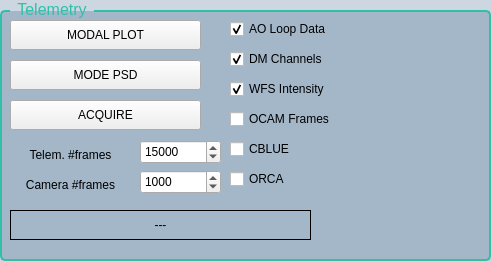
  <widget class="QGroupBox" name="groupBox_15">
   <property name="geometry">
    <rect>
     <x>750</x>
     <y>650</y>
     <width>491</width>
     <height>261</height>
    </rect>
   </property>
   <property name="styleSheet">
    <string notr="true">QGroupBox {
    font-size: 16px;
    color: #30c0a8;
    border: 2px solid #30c0a8;
    border-radius: 5px;
    margin-top: 10px;
    background-color: rgba(24, 72, 120, 0.22);
}

QGroupBox::title {
    subcontrol-origin: margin;
    left: 10px;
    padding: 0 5px;
}
</string>
   </property>
   <property name="locale">
    <locale language="English" country="UnitedStates"/>
   </property>
   <property name="title">
    <string>Telemetry</string>
   </property>
   <widget class="QPushButton" name="acqTelemButton">
    <property name="geometry">
     <rect>
      <x>10</x>
      <y>100</y>
      <width>191</width>
      <height>30</height>
     </rect>
    </property>
    <property name="text">
     <string>ACQUIRE</string>
    </property>
   </widget>
   <widget class="QLabel" name="logTelemLabel">
    <property name="geometry">
     <rect>
      <x>10</x>
      <y>210</y>
      <width>301</width>
      <height>30</height>
     </rect>
    </property>
    <property name="frameShape">
     <enum>QFrame::Box</enum>
    </property>
    <property name="text">
     <string>---</string>
    </property>
    <property name="alignment">
     <set>Qt::AlignCenter</set>
    </property>
   </widget>
   <widget class="QCheckBox" name="DmChannelsCheckBox">
    <property name="geometry">
     <rect>
      <x>230</x>
      <y>50</y>
      <width>121</width>
      <height>18</height>
     </rect>
    </property>
    <property name="text">
     <string>DM Channels</string>
    </property>
    <property name="checked">
     <bool>true</bool>
    </property>
    <property name="tristate">
     <bool>false</bool>
    </property>
   </widget>
   <widget class="QCheckBox" name="WfsIntensityCheckBox">
    <property name="geometry">
     <rect>
      <x>230</x>
      <y>80</y>
      <width>121</width>
      <height>18</height>
     </rect>
    </property>
    <property name="text">
     <string>WFS Intensity</string>
    </property>
    <property name="checked">
     <bool>true</bool>
    </property>
    <property name="tristate">
     <bool>false</bool>
    </property>
   </widget>
   <widget class="QCheckBox" name="CblueFrameCheckBox">
    <property name="enabled">
     <bool>true</bool>
    </property>
    <property name="geometry">
     <rect>
      <x>230</x>
      <y>140</y>
      <width>91</width>
      <height>18</height>
     </rect>
    </property>
    <property name="text">
     <string>CBLUE</string>
    </property>
    <property name="checked">
     <bool>false</bool>
    </property>
    <property name="tristate">
     <bool>false</bool>
    </property>
   </widget>
   <widget class="QCheckBox" name="OcamFrameCheckBox">
    <property name="geometry">
     <rect>
      <x>230</x>
      <y>110</y>
      <width>121</width>
      <height>18</height>
     </rect>
    </property>
    <property name="text">
     <string>OCAM Frames</string>
    </property>
    <property name="checked">
     <bool>false</bool>
    </property>
    <property name="tristate">
     <bool>false</bool>
    </property>
   </widget>
   <widget class="QSpinBox" name="nbFrameTelemBox">
    <property name="geometry">
     <rect>
      <x>140</x>
      <y>140</y>
      <width>81</width>
      <height>24</height>
     </rect>
    </property>
    <property name="minimum">
     <number>1</number>
    </property>
    <property name="maximum">
     <number>50001</number>
    </property>
    <property name="value">
     <number>15000</number>
    </property>
   </widget>
   <widget class="QLabel" name="nbFrameLabelTelemetry">
    <property name="geometry">
     <rect>
      <x>10</x>
      <y>140</y>
      <width>121</width>
      <height>30</height>
     </rect>
    </property>
    <property name="text">
     <string>Telem. #frames</string>
    </property>
    <property name="alignment">
     <set>Qt::AlignCenter</set>
    </property>
   </widget>
   <widget class="QLabel" name="ekarusLogoLabel">
    <property name="geometry">
     <rect>
      <x>340</x>
      <y>150</y>
      <width>141</width>
      <height>91</height>
     </rect>
    </property>
    <property name="text">
     <string/>
    </property>
    <property name="pixmap">
     <pixmap resource="papyrusLogo.qrc">:/newPrefix/logo_ekarus_cropped.png</pixmap>
    </property>
    <property name="scaledContents">
     <bool>true</bool>
    </property>
    <property name="alignment">
     <set>Qt::AlignCenter</set>
    </property>
   </widget>
   <widget class="QLabel" name="daoLogoLabel">
    <property name="geometry">
     <rect>
      <x>360</x>
      <y>20</y>
      <width>111</width>
      <height>111</height>
     </rect>
    </property>
    <property name="text">
     <string/>
    </property>
    <property name="pixmap">
     <pixmap resource="papyrusLogo.qrc">:/newPrefix/daoLogo.png</pixmap>
    </property>
    <property name="scaledContents">
     <bool>true</bool>
    </property>
    <property name="alignment">
     <set>Qt::AlignCenter</set>
    </property>
   </widget>
   <widget class="QSpinBox" name="nbFrameCblueBox">
    <property name="geometry">
     <rect>
      <x>140</x>
      <y>170</y>
      <width>81</width>
      <height>24</height>
     </rect>
    </property>
    <property name="minimum">
     <number>1</number>
    </property>
    <property name="maximum">
     <number>50001</number>
    </property>
    <property name="value">
     <number>1000</number>
    </property>
   </widget>
   <widget class="QLabel" name="nbFrameLabelCblue">
    <property name="geometry">
     <rect>
      <x>10</x>
      <y>170</y>
      <width>121</width>
      <height>30</height>
     </rect>
    </property>
    <property name="text">
     <string>Camera #frames</string>
    </property>
    <property name="alignment">
     <set>Qt::AlignCenter</set>
    </property>
   </widget>
   <widget class="QCheckBox" name="AoLoopDataCheckBox">
    <property name="geometry">
     <rect>
      <x>230</x>
      <y>20</y>
      <width>121</width>
      <height>18</height>
     </rect>
    </property>
    <property name="text">
     <string>AO Loop Data</string>
    </property>
    <property name="checked">
     <bool>true</bool>
    </property>
    <property name="tristate">
     <bool>false</bool>
    </property>
   </widget>
   <widget class="QPushButton" name="showModalPlot">
    <property name="geometry">
     <rect>
      <x>10</x>
      <y>20</y>
      <width>191</width>
      <height>30</height>
     </rect>
    </property>
    <property name="text">
     <string>MODAL PLOT</string>
    </property>
   </widget>
   <widget class="QPushButton" name="showModePSD">
    <property name="geometry">
     <rect>
      <x>10</x>
      <y>60</y>
      <width>191</width>
      <height>30</height>
     </rect>
    </property>
    <property name="text">
     <string>MODE PSD</string>
    </property>
   </widget>
   <widget class="QCheckBox" name="OrcaFrameCheckBox">
    <property name="enabled">
     <bool>true</bool>
    </property>
    <property name="geometry">
     <rect>
      <x>230</x>
      <y>170</y>
      <width>91</width>
      <height>18</height>
     </rect>
    </property>
    <property name="text">
     <string>ORCA</string>
    </property>
    <property name="checked">
     <bool>false</bool>
    </property>
    <property name="tristate">
     <bool>false</bool>
    </property>
   </widget>
  </widget>
